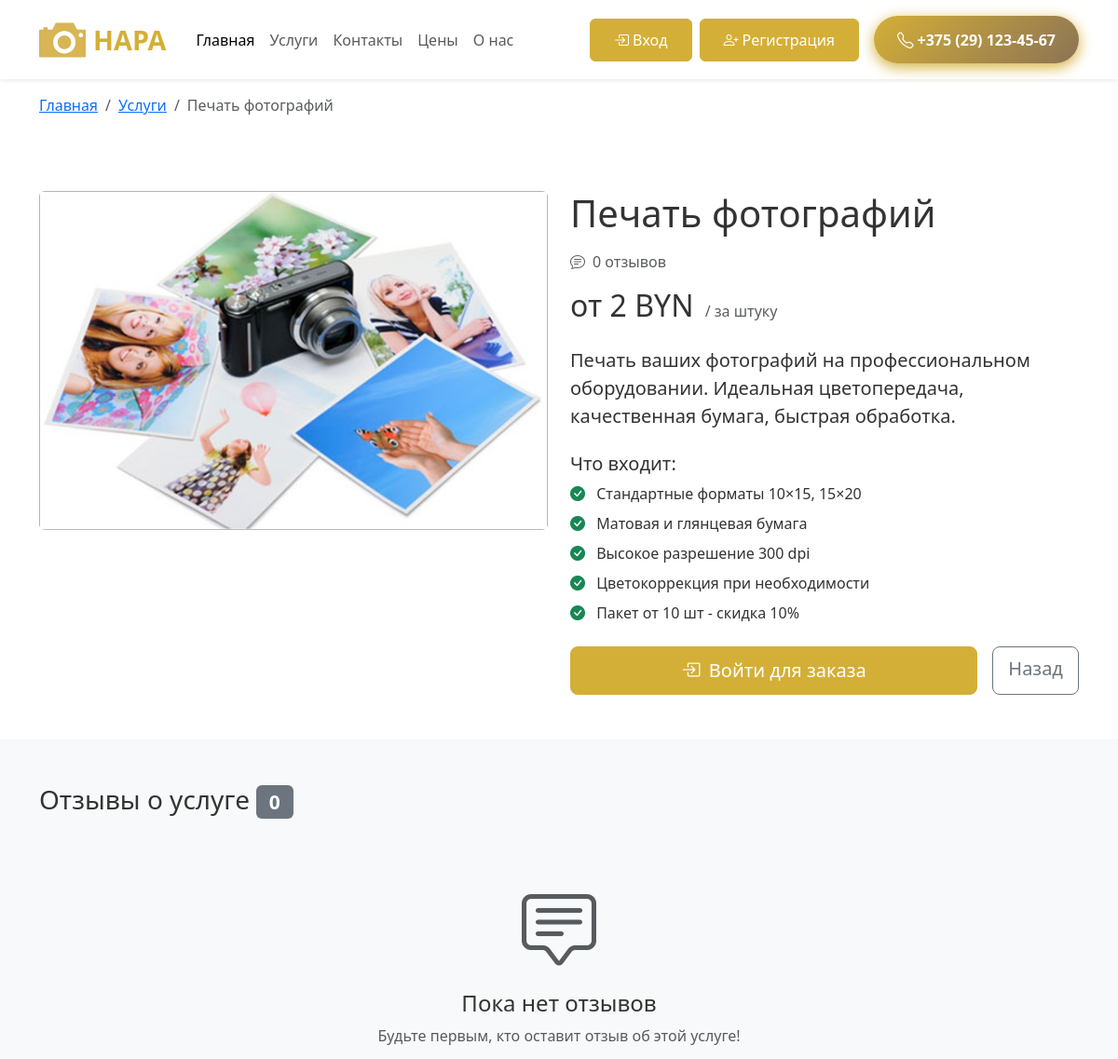
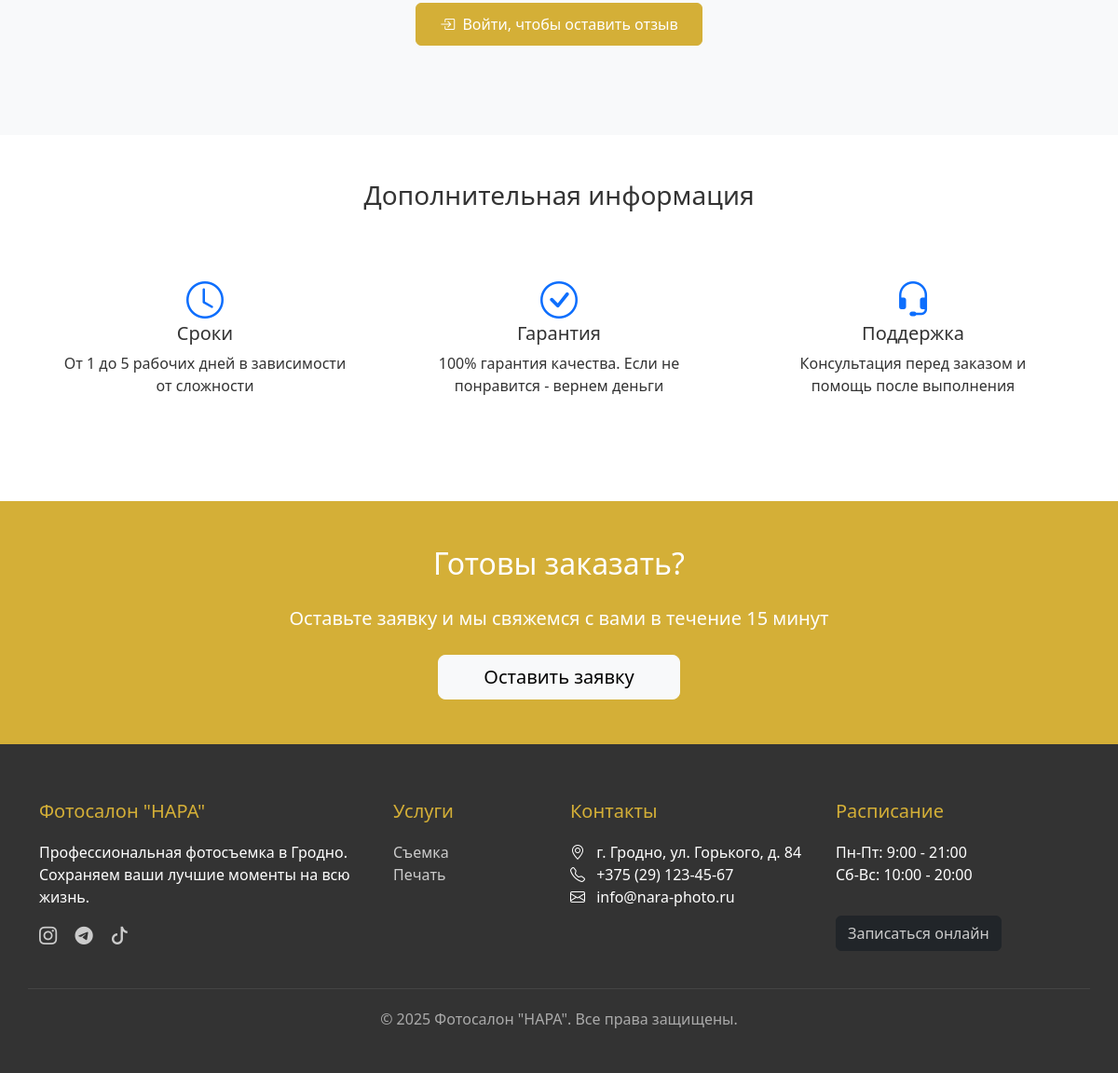
/service/1, run on the app's committed database (2 pictures, top to bottom).
### models.py (models this page shows, shortened)
class Service(db.Model):
    __tablename__ = 'services'
    id = db.Column(db.Integer, primary_key=True)
    title = db.Column(db.String(100), nullable=False)
    category = db.Column(db.String(50), nullable=False)  # 'printing', 'photo_session', 'special_offers'
    subcategory = db.Column(db.String(50))  # Для дополнительной фильтрации
    price_from = db.Column(db.String(20))
    price_period = db.Column(db.String(50))
    image_url = db.Column(db.String(200))
    features = db.Column(db.Text)
    description = db.Column(db.Text)
    order_button_text = db.Column(db.String(50), default="Заказать")
    is_popular = db.Column(db.Boolean, default=False)
    price_value = db.Column(db.Float)  # Для сортировки по цене
    created_at = db.Column(db.DateTime, default=datetime.now)

### app.py (the view)
@app.route("/service/<int:service_id>")
def service_detail(service_id):
    service = Service.query.get_or_404(service_id)
    reviews = (
        Review.query.filter_by(service_id=service_id)
        .order_by(desc(Review.created_at))
        .all()
    )
    return render_template("service_detail.html", service=service, reviews=reviews)

### templates/service_detail.html (shortened to what this page needs)
{% extends 'base.html' %} {% block title %}{{ service.title }}{% endblock %} {%
block main %}
<div class="container py-3">
  <nav aria-label="breadcrumb">
    <ol class="breadcrumb">
      <li class="breadcrumb-item">
        <a href="{{ url_for('index') }}">Главная</a>
      </li>
      <li class="breadcrumb-item">
        <a href="{{ url_for('price') }}">Услуги</a>
      </li>
      <li class="breadcrumb-item active">{{ service.title }}</li>
    </ol>
  </nav>
</div>
<section class="py-5">
  <div class="container">
    <div class="row">
      <div class="col-lg-6">
        <img
          src="{{ url_for('static', filename=service.image_url) }}"
          alt="{{ service.title }}"
          class="img-fluid rounded"
        />
      </div>
      <div class="col-lg-6 mt-4 mt-lg-0">
        <h1 class="mb-3">{{ service.title }}</h1>
        <div class="d-flex align-items-center mb-3">
          <i class="bi bi-chat-text me-2 text-muted"></i>
          <span class="text-muted"> {{ reviews|length }} отзывов </span>
        </div>
        <div class="price-display mb-4">
          <span class="h2">{{ service.price_from }}</span>
          {% if service.price_period %}
          <span class="text-muted ms-2">/ {{ service.price_period }}</span>
          {% endif %}
        </div>
        {% if service.description %}
        <p class="lead mb-4">{{ service.description }}</p>
        {% endif %}
        {% if service.features and service.features != 'None' %}
        <div class="mb-4">
          <h5>Что входит:</h5>
          <ul class="list-unstyled">
            {% for feature in service.features.split(';') %}
            <li class="mb-2">
              {% if 'cross:' in feature %}
              <i class="bi bi-x-circle text-muted me-2"></i>
              <span class="text-muted"
                >{{ feature|replace('cross:', '') }}</span
              >
              {% else %}
              <i class="bi bi-check-circle-fill text-success me-2"></i>
              {{ feature }} {% endif %}
            </li>
            {% endfor %}
          </ul>
        </div>
        {% endif %}
        <div class="d-flex gap-3">
          {% if current_user.is_authenticated %}
          <a
            href="{{ url_for('create_order', service_id=service.id) }}"
            class="btn btn-primary-custom btn-lg flex-grow-1"
          >
            <i class="bi bi-bag-check me-1"></i> Заказать
          </a>
          {% else %}
          <a
            href="{{ url_for('login') }}"
            class="btn btn-primary-custom btn-lg flex-grow-1"
          >
            <i class="bi bi-box-arrow-in-right me-1"></i> Войти для заказа
          </a>
          {% endif %}
          <a
            href="{{ url_for('price') }}"
            class="btn btn-outline-secondary btn-lg"
          >
            Назад
          </a>
        </div>
      </div>
    </div>
  </div>
</section>
<section
  class="py-5 {% if not current_user.is_authenticated %}bg-light{% endif %}"
>
  <div class="container">
    <h3 class="mb-4">
      Отзывы о услуге
      <span class="badge bg-secondary">{{ reviews|length }}</span>
    </h3>
    {% if reviews %}
    <div class="row">
      {% for review in reviews %}
      <div class="col-md-6 mb-4">
        <div class="card h-100">
          <div class="card-body">
            <div class="d-flex justify-content-between align-items-start mb-3">
              <div>
                <h6 class="card-title mb-1">
                  {{ review.user.first_name }} {{ review.user.last_name }}
                </h6>
                <small class="text-muted">
                  {{ review.created_at.strftime('%d.%m.%Y в %H:%M') }}
                </small>
              </div>
            </div>
            <p class="card-text">{{ review.content }}</p>
            <div></div>
            {% if current_user.is_authenticated and review.user_id ==
            current_user.id %}
            <div class="p-3 border-top text-center">
              <small>Это ваш отзыв, вы можете его</small>
              <form
                method="POST"
                action="{{ url_for('delete_review', review_id=review.id) }}"
                class="mt-2"
                onsubmit="return confirm('Удалить отзыв?');"
              >
                <button type="submit" class="btn btn-sm btn-outline-danger">
                  <i class="bi bi-trash me-1"></i> Удалить
                </button>
              </form>
            </div>
            {% endif %}
          </div>
        </div>
      </div>
      {% endfor %}
    </div>
    {% else %}
    <div class="text-center py-5">
      <i class="bi bi-chat-square-text display-1 text-muted"></i>
      <h4 class="mt-3">Пока нет отзывов</h4>
      <p class="text-muted">Будьте первым, кто оставит отзыв об этой услуге!</p>
      {% if not current_user.is_authenticated %}
      <a href="{{ url_for('login') }}" class="btn btn-primary-custom">
        <i class="bi bi-box-arrow-in-right me-1"></i> Войти, чтобы оставить
        отзыв
      </a>
      {% endif %}
    </div>
    {% endif %}
  </div>
</section>
<section class="py-5 {% if reviews %}bg-light{% endif %}">
  <div class="container">
    <h3 class="text-center mb-5">Дополнительная информация</h3>
    <div class="row">
      <div class="col-md-4 text-center mb-4">
        <div class="p-4">
          <i class="bi bi-clock display-6 text-primary mb-3"></i>
          <h5>Сроки</h5>
          <p>От 1 до 5 рабочих дней в зависимости от сложности</p>
        </div>
      </div>
      <div class="col-md-4 text-center mb-4">
        <div class="p-4">
          <i class="bi bi-check-circle display-6 text-primary mb-3"></i>
          <h5>Гарантия</h5>
          <p>100% гарантия качества. Если не понравится - вернем деньги</p>
        </div>
      </div>
      <div class="col-md-4 text-center mb-4">
        <div class="p-4">
          <i class="bi bi-headset display-6 text-primary mb-3"></i>
          <h5>Поддержка</h5>
          <p>Консультация перед заказом и помощь после выполнения</p>
        </div>
      </div>
    </div>
  </div>
</section>
<section class="py-5 bg-price text-white">
  <div class="container text-center">
    <h2 class="mb-4">Готовы заказать?</h2>
    <p class="lead mb-4">
      Оставьте заявку и мы свяжемся с вами в течение 15 минут
    </p>
    <a href="{{ url_for('index') }}#contact" class="btn btn-light btn-lg px-5">
      Оставить заявку
    </a>
  </div>
</section>
{% endblock %}

### static/css/style.css (style rules this page uses)
:root { --primary-color: #d4af37; --secondary-color: #8b7355; --dark-color: #333333; --light-color: #f8f9fa; }
body { font-family: "Segoe UI", Tahoma, Geneva, Verdana, sans-serif; color: var(--dark-color); }
.btn-primary-custom { background-color: var(--primary-color); border-color: var(--primary-color); color: white; font-weight: 500; padding: 10px 25px; }
.bg-price { background-color: var(--primary-color); border-color: var(--primary-color); }

### data on the page
Service: title "Печать фотографий", image_url (picture), price_from "от 2 BYN", price_period "за штуку", description "Печать ваших фотографий на профессиональном оборудовании. Идеальная цветопередача, качественная бумага, быстрая обработка."

### other printed values
{{ reviews|length }} "0"
{{ feature }} "Стандартные форматы 10×15, 15×20" "Матовая и глянцевая бумага" "Высокое разрешение 300 dpi" "Цветокоррекция при необходимости" "Пакет от 10 шт - скидка 10%"
